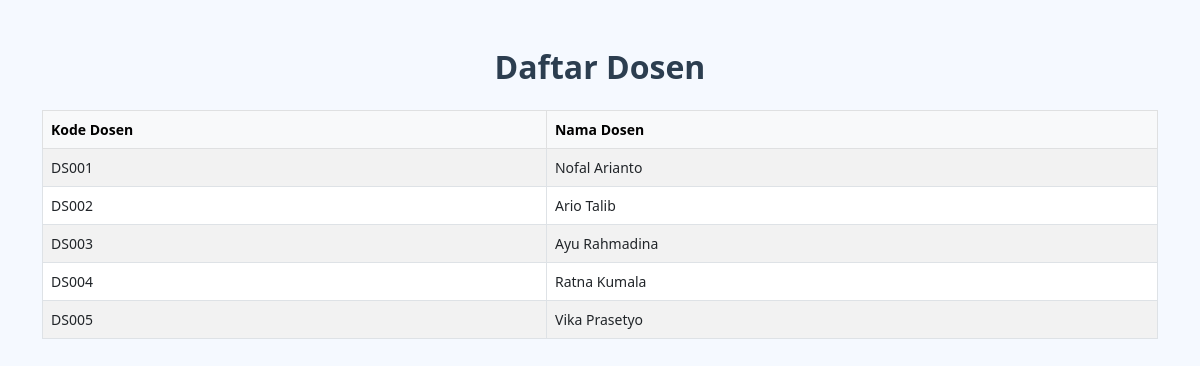
/uas_basisdata_tiara/daftar_dosen.php, run on the app's committed database.
### tables this page shows
CREATE TABLE `dosen` (
  `kd_ds` varchar(10) NOT NULL,
  `nama` varchar(100) DEFAULT NULL
);

### uas_basisdata_tiara/daftar_dosen.php (the view, shortened to what this page needs)
<?php include 'koneksi.php'; ?>
<!DOCTYPE html>
<html>
<head>
  <link href="https://cdn.jsdelivr.net/npm/bootstrap@5.3.0/dist/css/bootstrap.min.css" rel="stylesheet">
  <link rel="stylesheet" href="style.css">
</head>
<body>
  <div class="container mt-5">
    <h2 class="text-center mb-4">Daftar Dosen</h2>
    <table class="table table-bordered table-striped">
      <thead class="table-light">
        <tr>
          <th>Kode Dosen</th>
          <th>Nama Dosen</th>
        </tr>
      </thead>
      <tbody>
        <?php
        $sql = "SELECT * FROM dosen";
        $result = mysqli_query($conn, $sql);
        while($row = mysqli_fetch_assoc($result)) {
          echo "<tr>
                  <td>{$row['kd_ds']}</td>
                  <td>{$row['nama']}</td>
                </tr>";
        }
        ?>
      </tbody>
    </table>
  </div>
</body>
</html>

### uas_basisdata_tiara/style.css (style rules this page uses)
body { background-color: #f5f9ff; font-family: 'Segoe UI', sans-serif; padding-bottom: 50px; }
h2 { color: #2c3e50; text-align: center; margin-bottom: 30px; }
.table { font-size: 14px; }
h2 { font-weight: bold; color: #2c3e50; }

### data on the page
dosen: kd_ds "DS001", nama "Nofal Arianto"
dosen: kd_ds "DS002", nama "Ario Talib"
dosen: kd_ds "DS003", nama "Ayu Rahmadina"
dosen: kd_ds "DS004", nama "Ratna Kumala"
dosen: kd_ds "DS005", nama "Vika Prasetyo"
